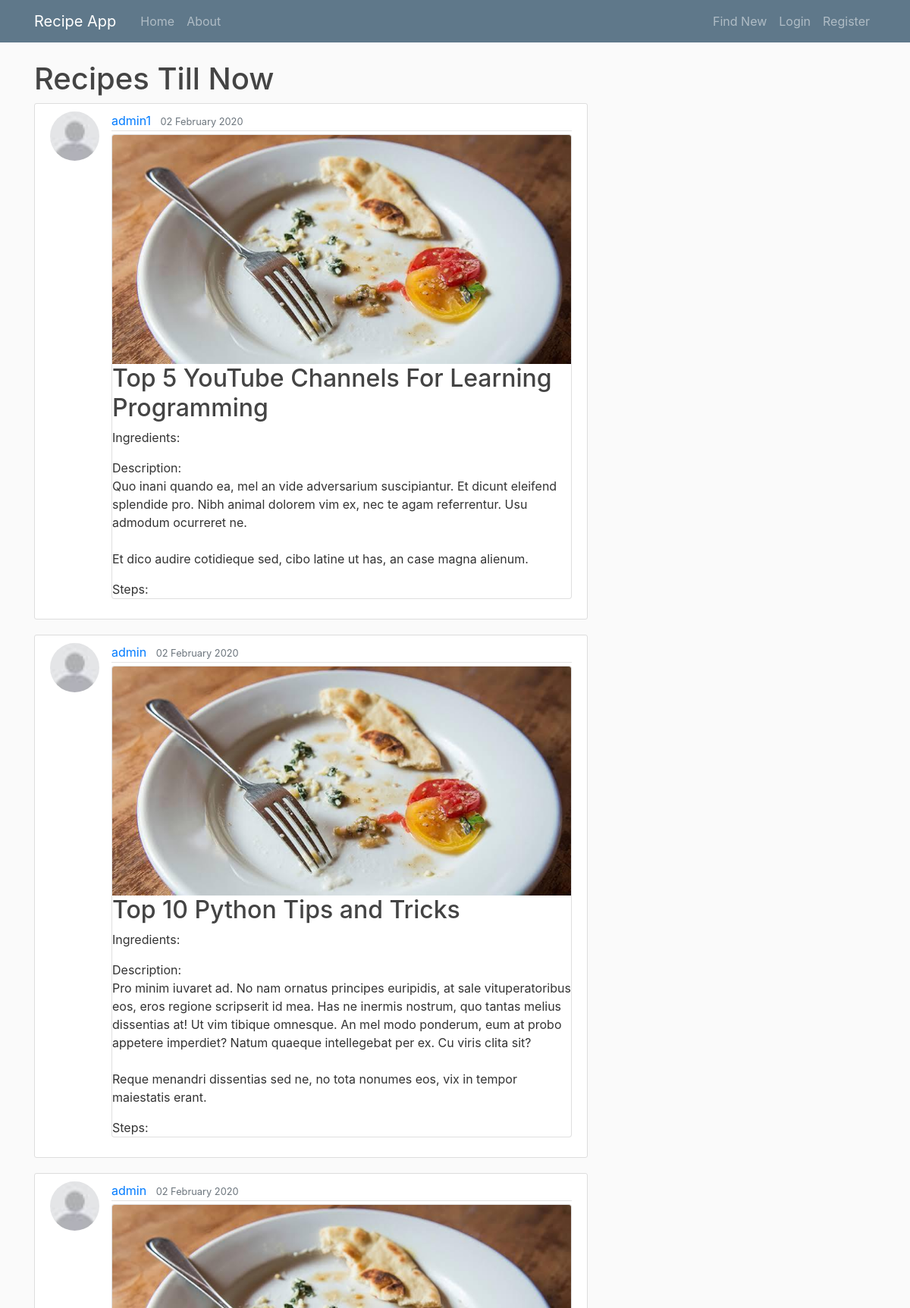
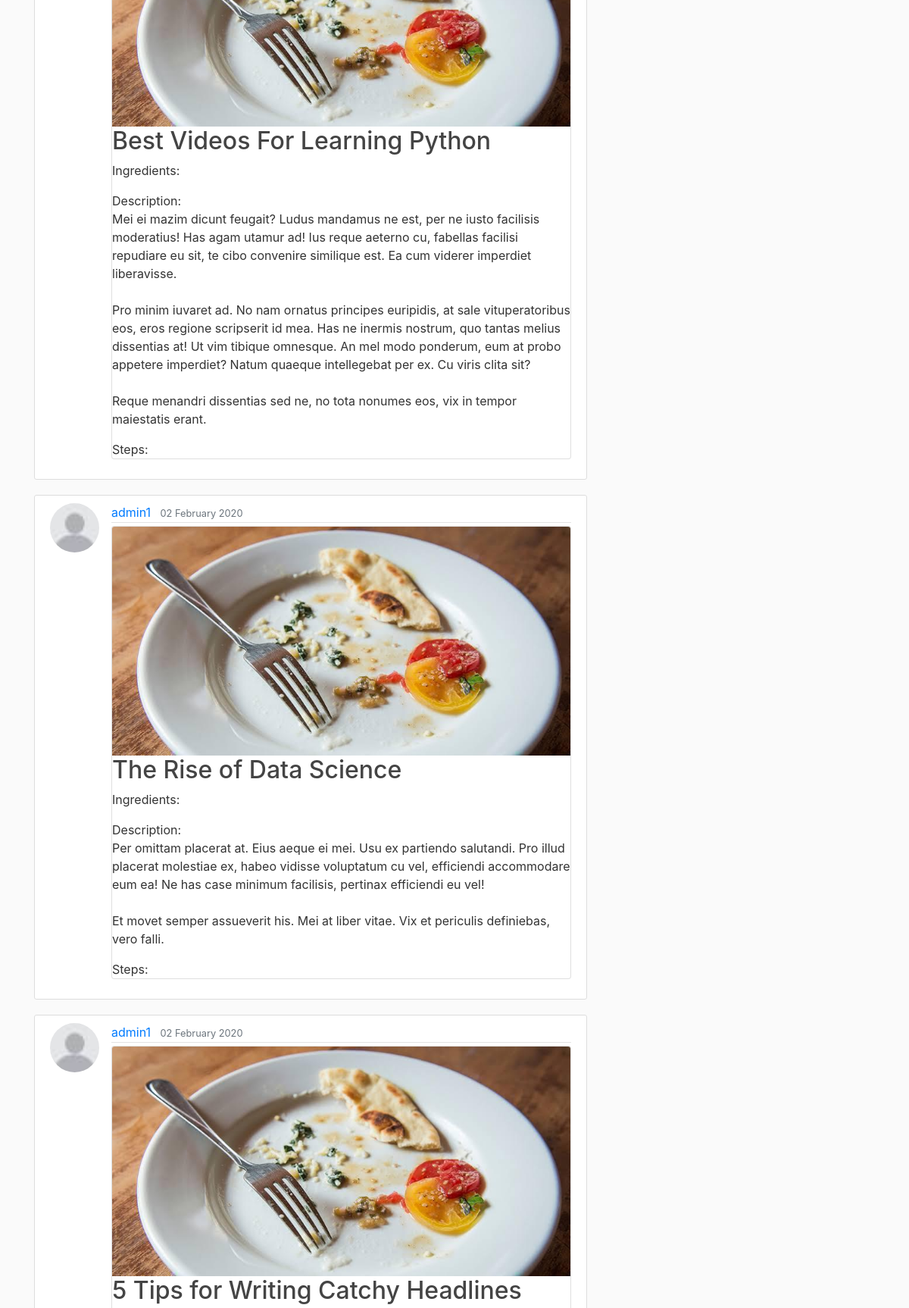
The page / (upper part) on the database its author committed (2 pictures, top to bottom).
### recipe/models.py (models this page shows, shortened)
class Post(models.Model):
	title= models.CharField(max_length=100)
	author= models.ForeignKey(User, on_delete=models.CASCADE)
	description= models.TextField()
	post_pic= models.ImageField(default='recipe_pics/default.jpg', upload_to='recipe_pics')
	date_posted= models.DateTimeField(default=timezone.now)
	used_ingredients=models.ManyToManyField(Ingredient)
	steps= models.TextField()

### usr/models.py (models this page shows, shortened)
class Profile(models.Model):
    user= models.OneToOneField(User, on_delete=models.CASCADE)
    display_pic= models.ImageField(default='profile_pics/default.jpg', upload_to='profile_pics')

### recipe/views.py (the view)
# urls.py: path('', PostListView.as_view(), name='recipe-home'),
class PostListView(ListView):
    model=Post
    template_name='recipe/home.html'
    context_object_name='posts'
    paginate_by=6
    ordering=['-date_posted']

### recipe/templates/recipe/home.html (shortened to what this page needs)
{% extends "recipe/base.html" %}
{% block content %}
    <h1 class="article-title">Recipes Till Now</h1>
    {% for post in posts %}
        <article class="media content-section">
            <img class="rounded-circle article-img" src="{{ post.author.profile.display_pic.url }}">
            <div class="media-body">
                <div class="article-metadata">
                    <a class="mr-2" href="{% url 'user-posts' post.author.username %}">{{post.author}}</a>
                   <small class="text-muted">{{post.date_posted|date:"d F Y"}}</small>
                </div>
                <div class='card mb-3'>
                    <img class="card-img-top" alt="Card image cap" src="{{ post.post_pic.url }}">
                    <div class="card=body">
						<h2><a class="article-title card-title" href="{% url 'recipe-detail' post.id%}">{{ post.title }}</a></h2>
						<p class="card-text"> Ingredients:
						</p>
                        Description:<br><p class="article-content card-text">{{post.description}}</p>
						Steps:<br><p class="article-content card-text">{{post.steps}}</p>
                    </div>
                </div>
            </div>
        </article>
    {% endfor %}
{% endblock content %}

### recipe/templates/recipe/base.html (shortened to what this page needs)
{% load static %}
<!DOCTYPE html>
<html lang="en">
<head>
    <link rel="stylesheet" href="https://stackpath.bootstrapcdn.com/bootstrap/4.4.1/css/bootstrap.min.css">
    <link rel="stylesheet" type="text/css" href="{% static 'recipe/main.css' %}">
</head>
<body>
    <nav class="navbar navbar-expand-md navbar-dark bg-steel fixed-top">
        <div class="container">
            <a class="navbar-brand mr-4" href="{% url 'recipe-home' %}">Recipe App</a>
            <div class="collapse navbar-collapse" id="navbarToggle">
                <div class="navbar-nav mr-auto">
                    <a class="navbar-item nav-link" href="{% url 'recipe-home' %}">Home</a>
                    <a class="navbar-item nav-link" href="{% url 'recipe-about' %}">About</a>
                </div>
                <div class="navbar-nav">
                    <a class="navbar-item nav-link" href="{% url 'recipe-search' %}" name='searc'>Find New</a>
                    {% if user.is_authenticated %}
                    <a class="navbar-item nav-link" href="{% url 'recipe-new' %}" name='profile'>New Recipe</a>
                    <a class="navbar-item nav-link" href="{% url 'usr-profile' %}" name='profile'>Profile</a>
                    <a class="navbar-item nav-link" href="{% url 'usr-logout' %}" name='logout'>Logout</a>
                    {% else %}
                    <a class="navbar-item nav-link" href="{% url 'usr-login' %}" name='login'>Login</a>
                    <a class="navbar-item nav-link" href="{% url 'usr-register' %}" name='register'>Register</a>
                    {% endif %}
                </div>
            </div>
        </div>
    </nav>
    <main role="main" class="container">
        <div class="row">
            <div class="col-md-8">
                {% block content %} {% endblock %}
            </div>
        </div>
        </main>
</body>
</html>

### recipe/static/recipe/main.css (style rules this page uses)
body { background: #fafafa; color: #333333; margin-top: 5rem; }
h1, h2, h3, h4, h5, h6 { color: #444444; }
.bg-steel { background-color: #5f788a; }
.content-section { background: #ffffff; padding: 10px 20px; border: 1px solid #dddddd; border-radius: 3px; margin-bottom: 20px; }
.article-title { color: #444444; }
.article-content { white-space: pre-line; }
.article-img { height: 65px; width: 65px; margin-right: 16px; }
.article-metadata { padding-bottom: 1px; margin-bottom: 4px; border-bottom: 1px solid #e3e3e3 }

### rows shown on the page
Post: author.profile.display_pic (placeholder picture), author "admin1", date_posted "02 February 2020", post_pic (placeholder picture), title "Top 5 YouTube Channels For Learning Programming", description "Quo inani quando ea, mel an vide adversarium suscipiantur. Et dicunt eleifend splendide pro. Nibh animal dolorem vim ex, nec te agam referrentur. Usu admodum ocurreret ne. Et dico audire cotidieque sed, cibo latine ut has, an case magna alienum."
Post: author.profile.display_pic (placeholder picture), author "admin", date_posted "02 February 2020", post_pic (placeholder picture), title "Top 10 Python Tips and Tricks", description "Pro minim iuvaret ad. No nam ornatus principes euripidis, at sale vituperatoribus eos, eros regione scripserit id mea. Has ne inermis nostrum, quo tantas melius dissentias at! Ut vim tibique omnesque. An mel modo ponderum, eum at probo appetere imperdiet? Natum quaeque intellegebat per ex. Cu viris clita sit? Reque menandri dissentias sed ne, no tota nonumes eos, vix in tempor maiestatis erant."
Post: author.profile.display_pic (placeholder picture), author "admin", date_posted "02 February 2020", post_pic (placeholder picture), title "Best Videos For Learning Python", description "Mei ei mazim dicunt feugait? Ludus mandamus ne est, per ne iusto facilisis moderatius! Has agam utamur ad! Ius reque aeterno cu, fabellas facilisi repudiare eu sit, te cibo convenire similique est. Ea cum viderer imperdiet liberavisse. Pro minim iuvaret ad. No nam ornatus principes euripidis, at sale vituperatoribus eos, eros regione scripserit id mea. Has ne inermis nostrum, quo tantas melius dissentias at! Ut vim tibique omnesque. An mel modo ponderum, eum at probo appetere imperdiet? Natum quaeque intellegebat per ex. Cu viris clita sit? Reque menandri dissentias sed ne, no tota nonumes eos, vix in tempor maiestatis erant."
Post: author.profile.display_pic (placeholder picture), author "admin1", date_posted "02 February 2020", post_pic (placeholder picture), title "The Rise of Data Science", description "Per omittam placerat at. Eius aeque ei mei. Usu ex partiendo salutandi. Pro illud placerat molestiae ex, habeo vidisse voluptatum cu vel, efficiendi accommodare eum ea! Ne has case minimum facilisis, pertinax efficiendi eu vel! Et movet semper assueverit his. Mei at liber vitae. Vix et periculis definiebas, vero falli."
Post: author.profile.display_pic (placeholder picture), author "admin1", date_posted "02 February 2020", post_pic (placeholder picture), title "5 Tips for Writing Catchy Headlines"
